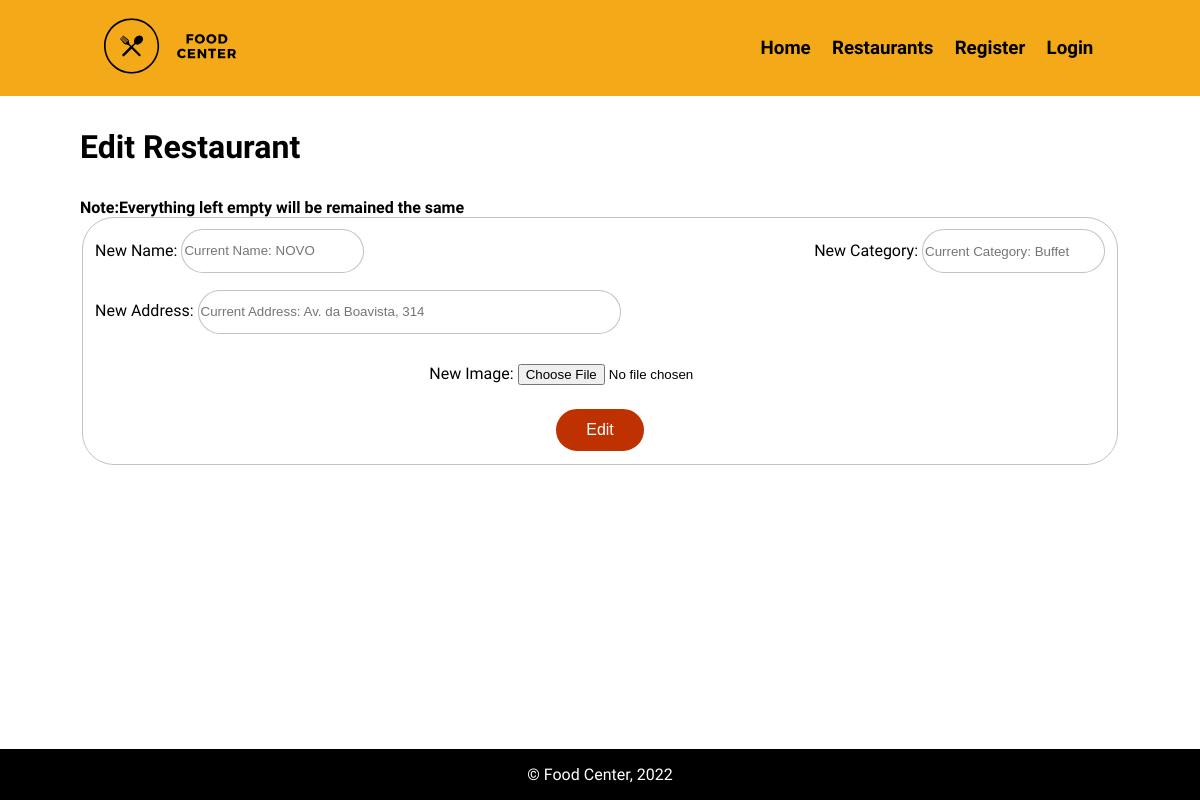
The app's page /edit_restaurant.php?id=1 with its own data.
### tables this page shows
CREATE TABLE Restaurant
(
    restaurantID  integer PRIMARY KEY AUTOINCREMENT ,
    imageID       integer CONSTRAINT fk_restaurant_image REFERENCES Image (imageID) ,
    name          NVARCHAR(150) NOT NULL ,
    category      NVARCHAR(50) NOT NULL CONSTRAINT fk_restaurant_category REFERENCES Category (kind) ,
    address       NVARCHAR(70) NOT NULL
);

### database/connection.db.php (called while the page is built, shortened)
<?php
  function getDatabaseConnection() : PDO {
    $db = new PDO('sqlite:database/database.db');
    $db->setAttribute(PDO::ATTR_DEFAULT_FETCH_MODE, PDO::FETCH_ASSOC);
    $db->setAttribute(PDO::ATTR_ERRMODE, PDO::ERRMODE_EXCEPTION);
    return $db;
  }
?>

### database/restaurant.class.php (called while the page is built, shortened)
<?php
  include_once('database/connection.db.php');
  class Restaurant {
      public string $name;
      public string $category;
      public string $address;
    public function __construct(string $name, string $category, string $address)
    {
      $this->name = $name;
      $this->category = $category;
      $this->address = $address;
    }
            ?> <script> alert('File uploaded!') </script> <?php
            ?> <script> alert('File upload fail!') </script> <?php
  static function getRestaurant(PDO $db, int $id) {
    $stmt = $db->prepare('SELECT * FROM Restaurant WHERE restaurantID = ?');
    $stmt->execute(array($id));
    $restaurant = $stmt->fetch();
    $thisRestaurant = new Restaurant(
    $restaurant['name'],
    $restaurant['category'],
    $restaurant['address']);
    $thisRestaurant->restaurantID = $restaurant['restaurantID'];
    $thisRestaurant->imageID = $restaurant['imageID'];
    return $thisRestaurant;
}
      public function getName(): string
      {
          return $this->name;
      }
      public function getCategory(): string
      {
          return $this->category;
      }
      public function getAddress(): string
      {
          return $this->address;
      }
}
?>

### edit_restaurant.php (the view, shortened to what this page needs)
<?php
include_once ("templates/common.tpl.php");
include_once ("database/restaurant.class.php");
$restaurant = Restaurant::getRestaurant(getDatabaseConnection(),(int)$_GET['id']);
?>
<main>
    <h1>Edit Restaurant</h1>
    <h4><strong>Note:</strong>Everything left empty will be remained the same</h4>
    <form action="action_edit_restaurant.php" id="registerRestaurant" method="POST" enctype="multipart/form-data">
        <fieldset class="register">
            <div class="inputbox">
                <label for="restaurantName">New Name:</label>
                <input type="text" name="restaurantName" placeholder="<?php echo "Current Name: " . $restaurant->getName() ?>">
            </div>
            <div class="inputbox">
                <label for="restaurantCategory">New Category:</label>
                <input type="text" name="restaurantCategory" placeholder="<?php echo "Current Category: " . $restaurant->getCategory() ?>" list="categories">
            </div>
            <div class="inputbox">
                <label for="restaurantAddress">New Address:</label>
                <input type="text" name="restaurantAddress" placeholder="<?php echo "Current Address: " . $restaurant->getAddress() ?>" size="50">
            </div>
            <div class="inputbox">
                <label for="restaurantImage">New Image: </label>
                <input type="file" name="restaurantImage" accept="image/png,image/jpeg"/>
            </div>
            <button type="submit">Edit</button>
        </fieldset>
    </form>
</main>

### css/style.css (style rules this page uses)
html { height: 100%; }
body { display: flex; flex-direction: column; min-height: 100vh; margin: 0; }
h1,h2 { font-family: 'Secular One', sans-serif; }
h3,h4,h5,h6 { font-family: 'Fira Sans Condensed', sans-serif; }
main { flex-grow: 1; flex-shrink: 0; flex-basis: auto; display: flex; flex-direction: column; padding: 0; margin: 0 5em 0 5em; }
h1 { font-family: 'Secular One', sans-serif; margin: 0; margin-left: 1.5em; }
button, .restaurant #buttons a, .userdata a { background-color: #bf3100; border: solid; color: white; padding: 12px 30px; text-align: center; text-decoration: none; font-size: 16px; cursor: pointer; margin: 0; border-radius: 25px; height: fit-content; width: fit-content; }
input[type=text], input[type=email], input[type=password], input[type=number], select { height: 3em; border-radius: 2em; border-style: solid; border-width: 0.1em; border-color: rgba(183, 180, 174, 0.805); }
main > h1 { margin: 1em 1em 1em 0; }
.restaurant #name h3,h4,h5 { margin: 0; }
.register { display: flex; flex-direction: row; flex-wrap: wrap; justify-content: space-between; align-content: baseline; }
#registerRestaurant > .register > .inputbox:last-of-type { text-align: center; width: 100%; }
.register button { margin-left: auto; margin-right: auto; }
.register input { margin-top: 2%; margin-bottom: 2%; }
.inputbox > label { font-family: 'Fira Sans Condensed', sans-serif; }
fieldset { border-radius: 2em; border-style: solid; border-width: 0.1em; border-color: rgba(183, 180, 174, 0.805); }

### css/reviews.css (style rules this page uses)
.review #name h3,h4,h5 { margin: 0; }

### records on screen
restaurant: restaurantName "Current Name: NOVO", restaurantCategory "Current Category: Buffet", restaurantAddress "Current Address: Av. da Boavista, 314"
